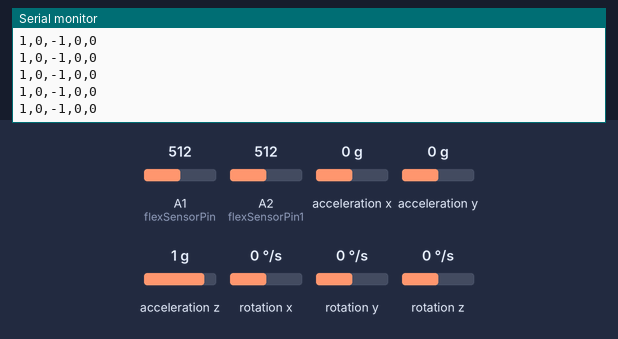
Bench run of a sketch on a simulated Arduino Uno, built with avr-gcc and run on an emulated ATmega328P. On the bench: the last lines printed to the serial monitor. The test bench sets the inputs (shaded band); at power-on: A2 (flexSensorPin1) = 512, A1 (flexSensorPin) = 512, acceleration x 0 g, acceleration y 0 g, acceleration z 1 g, rotation x 0 °/s, rotation y 0 °/s, rotation z 0 °/s.

Above: at 4.2 s.
4.3 s: A2 (flexSensorPin1) set to 172
At 4.62 s:
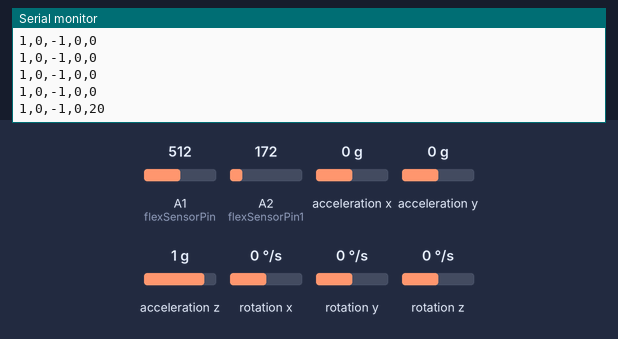
5.8 s: A2 (flexSensorPin1) set to 197
At 5.83 s:
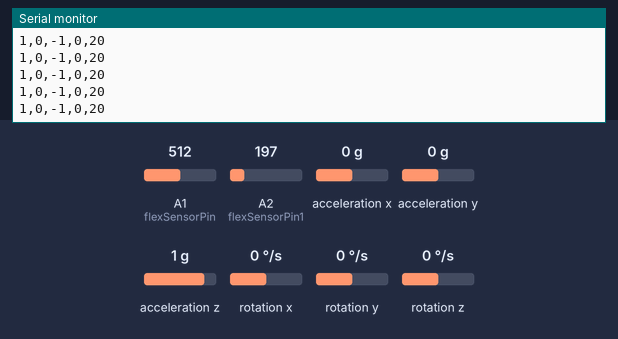
Timing chart, 0 to 8.8 s (numbered marks = the images above; inputs shaded):
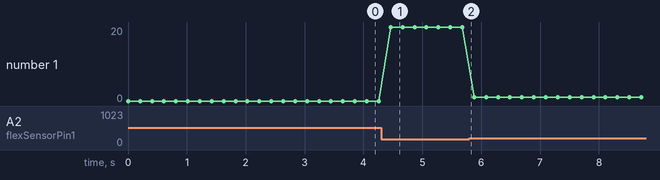

The sketch:

sketch_tcc.ino
```cpp
#include "I2Cdev.h"
#include "MPU6050.h"
#if I2CDEV_IMPLEMENTATION == I2CDEV_ARDUINO_WIRE
#include "Wire.h"
#endif
#define OUTPUT_READABLE_ACCELGYRO
#define flexSensorPin A1
#define flexSensorPin1 A2

//Variaveis

MPU6050 accelgyro;
int16_t ax, ay, az;
//int16_t gx, gy, gz;
//valores a serem enviados pelo arduino
int x, y, z, auxz;
int minx = 9000, maxx = 11200, miny = -4000, maxy = -2000, minz = 2400, maxz = 3700;
int ruimS, bomS, ruimMap, bomMap;
//int g2 = 16384, g4 = 8192, g8 = 4096, g16 = 2048;

//sda a4, scl a5

void setup() {
  // join I2C bus (I2Cdev library doesn't do this automatically)
#if I2CDEV_IMPLEMENTATION == I2CDEV_ARDUINO_WIRE
  Wire.begin();
#elif I2CDEV_IMPLEMENTATION == I2CDEV_BUILTIN_FASTWIRE
  Fastwire::setup(400, true);
#endif
  Serial.begin(112500);
  accelgyro.initialize();
  accelgyro.setFullScaleAccelRange(MPU6050_ACCEL_FS_8);
  accelgyro.setFullScaleGyroRange(MPU6050_GYRO_FS_1000);
  accelgyro.setXAccelOffset(-76);
  accelgyro.setYAccelOffset(-2359);
  accelgyro.setZAccelOffset(1688);
  //  accelgyro.setXGyroOffset(220);
  //  accelgyro.setYGyroOffset(76);
  //  accelgyro.setZGyroOffset(-85);

}
void(* resetFunc)(void) = 0;
void loop() {

  //accelgyro.getMotion6(&ax, &ay, &az, &gx, &gy, &gz);

  ruimS = analogRead(A1);
  bomS = analogRead(A2);
  ruimMap = map(ruimS, 4, 0, 0, 100);
  bomMap = map(bomS,  64, 198, 100, 0);
  if (ruimMap < 0) {
    ruimMap = 0;
  }
  if (ruimMap > 100) {
    ruimMap = 100;
  }
  if (bomMap < 0) {
    bomMap = 0;
  }
  if (bomMap > 100) {
    bomMap = 100;
  }
  accelgyro.getAcceleration(&ax, &ay, &az);
  //  accelgyro.getRotation(&gx, &gy, &gz);
#ifdef OUTPUT_READABLE_ACCELGYRO
  //conversao do valor x para eixo X na unity
  if (ax >= minx && ax <= maxx) x = 0;
  if (ax < minx) x = 1;
  if (ax > maxx) x = -1;
  //conversao do valor y para eixo Z na unity
  if (ay >= miny && ay <= maxy) y = 0;
  if (ay < miny) y = 1;
  if (ay > maxy) y = -1;
  //conversao do eixo z para eixo Y na unity
  if (az >= minz && az <= maxz) {
    z = 0;
    auxz = 0;
  }
  if (az < minz && auxz == 0) {
    if (x == 0 || y == 0) {
      z = -1;
      auxz = -1;
    }
  }
  if (az > maxz && auxz == 0) {
    if (x == 0 || y == 0) {
      z = 1;
      auxz = 1;
    }
  }
  Serial.print(x);
  Serial.print(",");
  Serial.print(z);
  Serial.print(",");
  Serial.print(y);
  Serial.print(",");
  Serial.print(ruimMap);
  Serial.print(",");
  Serial.print(bomMap);
  Serial.println("");
  delay(200);
#endif
  if ( ax == 0 && ay == 0 && az == 0) {
    delay(10);
    resetFunc();
  }
}
```

Measured:
- after the input at 4.3 s, the serial monitor: prints a new line after 0.16 s (image 1)
- plotted number 1: 0 → 20 after the input at 4.3 s
